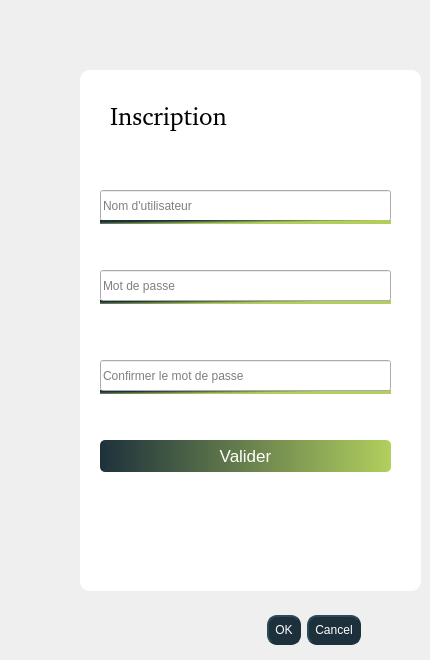
   <widget class="QWidget" name="Inscription">
    <attribute name="title">
     <string>Inscription</string>
    </attribute>
    <widget class="QFrame" name="frame_2">
     <property name="geometry">
      <rect>
       <x>80</x>
       <y>70</y>
       <width>341</width>
       <height>521</height>
      </rect>
     </property>
     <property name="styleSheet">
      <string notr="true">QFrame {
   border: none;
	border-radius:10px;
	background-color:rgb(255, 255, 255);
	box-shadow: 8px 7px 7px 8px rgb(179, 179, 179);
}</string>
     </property>
     <property name="frameShape">
      <enum>QFrame::StyledPanel</enum>
     </property>
     <property name="frameShadow">
      <enum>QFrame::Raised</enum>
     </property>
     <widget class="QLabel" name="label_6">
      <property name="geometry">
       <rect>
        <x>30</x>
        <y>30</y>
        <width>161</width>
        <height>31</height>
       </rect>
      </property>
      <property name="font">
       <font>
        <family>,sans-serif</family>
        <pointsize>-1</pointsize>
        <weight>50</weight>
        <italic>false</italic>
        <bold>false</bold>
       </font>
      </property>
      <property name="styleSheet">
       <string notr="true">

font: &quot;Poppins&quot;,sans-serif;
background-color: rgb(255, 255, 255);
max-width : 350px;
font-size:25px;
</string>
      </property>
      <property name="text">
       <string>Inscription</string>
      </property>
     </widget>
     <widget class="QLineEdit" name="username">
      <property name="geometry">
       <rect>
        <x>20</x>
        <y>120</y>
        <width>291</width>
        <height>31</height>
       </rect>
      </property>
      <property name="styleSheet">
       <string notr="true">width : 100%;
height : 45px; 
border-color: rgb(255, 255, 255);
color: rgb(0,0,0);</string>
      </property>
      <property name="text">
       <string/>
      </property>
      <property name="dragEnabled">
       <bool>false</bool>
      </property>
      <property name="placeholderText">
       <string extracomment="Nom d'utilisateur">Nom d'utilisateur</string>
      </property>
     </widget>
     <widget class="Line" name="line_6">
      <property name="geometry">
       <rect>
        <x>20</x>
        <y>150</y>
        <width>291</width>
        <height>4</height>
       </rect>
      </property>
      <property name="styleSheet">
       <string notr="true">background-color: qlineargradient(spread:pad, x1:0.182079, y1:0.147455, x2:0.832562, y2:0.647409, stop:0.0985222 rgba(29, 49, 60, 255), stop:0.73399 rgba(178, 207, 94, 255))</string>
      </property>
      <property name="orientation">
       <enum>Qt::Horizontal</enum>
      </property>
     </widget>
     <widget class="Line" name="line_7">
      <property name="geometry">
       <rect>
        <x>20</x>
        <y>230</y>
        <width>291</width>
        <height>4</height>
       </rect>
      </property>
      <property name="styleSheet">
       <string notr="true">background-color: qlineargradient(spread:pad, x1:0.182079, y1:0.147455, x2:0.832562, y2:0.647409, stop:0.0985222 rgba(29, 49, 60, 255), stop:0.73399 rgba(178, 207, 94, 255))</string>
      </property>
      <property name="orientation">
       <enum>Qt::Horizontal</enum>
      </property>
     </widget>
     <widget class="QLineEdit" name="password">
      <property name="geometry">
       <rect>
        <x>20</x>
        <y>200</y>
        <width>291</width>
        <height>31</height>
       </rect>
      </property>
      <property name="styleSheet">
       <string notr="true">width : 100%;
height : 45px; 
border-color: rgb(255, 255, 255);
color: rgb(0,0,0);</string>
      </property>
      <property name="text">
       <string/>
      </property>
      <property name="echoMode">
       <enum>QLineEdit::Password</enum>
      </property>
      <property name="placeholderText">
       <string>Mot de passe</string>
      </property>
     </widget>
     <widget class="QPushButton" name="btn_valider">
      <property name="geometry">
       <rect>
        <x>20</x>
        <y>370</y>
        <width>291</width>
        <height>32</height>
       </rect>
      </property>
      <property name="cursor">
       <cursorShape>PointingHandCursor</cursorShape>
      </property>
      <property name="styleSheet">
       <string notr="true">

QPushButton{
background-color: qlineargradient(spread:pad, x1:0, y1:0, x2:1, y2:0, stop:0 rgba(29, 49, 60, 255), stop:1 rgba(178, 207, 94, 255));

font: &quot;Poppins&quot; ;
font :17px;
color: #fff;
border-radius: 5px;
}


QPushButton::hover{
background-color: qlineargradient(spread:pad, x1:0.926108, y1:0.159, x2:0.0640394, y2:0.0568182, stop:0 rgba(29, 49, 60, 255), stop:1 rgba(178, 207, 94, 255))}</string>
      </property>
      <property name="text">
       <string>Valider</string>
      </property>
      <property name="shortcut">
       <string notr="true"/>
      </property>
      <property name="flat">
       <bool>false</bool>
      </property>
     </widget>
     <widget class="Line" name="line_8">
      <property name="geometry">
       <rect>
        <x>20</x>
        <y>320</y>
        <width>291</width>
        <height>4</height>
       </rect>
      </property>
      <property name="styleSheet">
       <string notr="true">background-color: qlineargradient(spread:pad, x1:0.182079, y1:0.147455, x2:0.832562, y2:0.647409, stop:0.0985222 rgba(29, 49, 60, 255), stop:0.73399 rgba(178, 207, 94, 255))</string>
      </property>
      <property name="orientation">
       <enum>Qt::Horizontal</enum>
      </property>
     </widget>
     <widget class="QLineEdit" name="password_confirm">
      <property name="geometry">
       <rect>
        <x>20</x>
        <y>290</y>
        <width>291</width>
        <height>31</height>
       </rect>
      </property>
      <property name="styleSheet">
       <string notr="true">width : 100%;
height : 45px; 
border-color: rgb(255, 255, 255);
color: rgb(0,0,0);</string>
      </property>
      <property name="text">
       <string/>
      </property>
      <property name="echoMode">
       <enum>QLineEdit::Password</enum>
      </property>
      <property name="placeholderText">
       <string>Confirmer le mot de passe</string>
      </property>
     </widget>
     <widget class="QLabel" name="password_error">
      <property name="geometry">
       <rect>
        <x>70</x>
        <y>240</y>
        <width>221</width>
        <height>16</height>
       </rect>
      </property>
      <property name="styleSheet">
       <string notr="true">color: rgb(252, 1, 7);</string>
      </property>
      <property name="text">
       <string/>
      </property>
     </widget>
     <widget class="QLabel" name="confirm_error">
      <property name="geometry">
       <rect>
        <x>60</x>
        <y>330</y>
        <width>221</width>
        <height>16</height>
       </rect>
      </property>
      <property name="styleSheet">
       <string notr="true">color: rgb(252, 1, 7);</string>
      </property>
      <property name="text">
       <string/>
      </property>
     </widget>
    </widget>
    <widget class="QDialogButtonBox" name="ok_cancel_2">
     <property name="geometry">
      <rect>
       <x>120</x>
       <y>610</y>
       <width>241</width>
       <height>41</height>
      </rect>
     </property>
     <property name="cursor">
      <cursorShape>PointingHandCursor</cursorShape>
     </property>
     <property name="styleSheet">
      <string notr="true"> background-color: rgb(29,49,60);
 color: rgb(255,255,255);
   border-style: outset;
    border-width: 2px;
    border-radius: 10px;
    border-color: rgb(29,49,60);
    min-width: 5em;
   font: 15pt &quot;.AppleSystemUIFont&quot;;
    padding: 6px;
</string>
     </property>
     <property name="orientation">
      <enum>Qt::Horizontal</enum>
     </property>
     <property name="standardButtons">
      <set>QDialogButtonBox::Cancel|QDialogButtonBox::Ok</set>
     </property>
    </widget>
   </widget>
